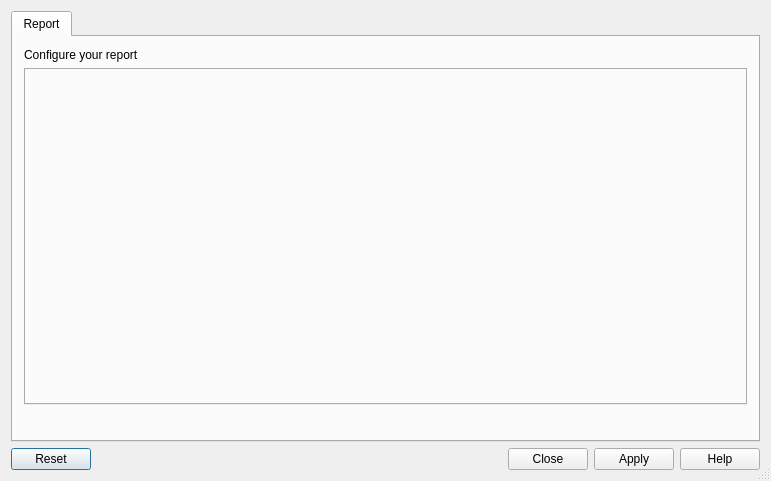
<?xml version="1.0" encoding="UTF-8"?>
<ui version="4.0">
 <class>KReportConfigurationFilterDlg</class>
 <widget class="QDialog" name="KReportConfigurationFilterDlg">
  <property name="geometry">
   <rect>
    <x>0</x>
    <y>0</y>
    <width>771</width>
    <height>481</height>
   </rect>
  </property>
  <property name="windowTitle">
   <string>Search transactions</string>
  </property>
  <property name="sizeGripEnabled">
   <bool>true</bool>
  </property>
  <layout class="QVBoxLayout" name="verticalLayout">
   <item>
    <widget class="QTabWidget" name="m_tabWidget">
     <property name="currentIndex">
      <number>0</number>
     </property>
     <widget class="QWidget" name="m_reportPage">
      <attribute name="title">
       <string>Report</string>
      </attribute>
      <layout class="QVBoxLayout">
       <item>
        <widget class="QLabel" name="TextLabel1">
         <property name="text">
          <string>Configure your report</string>
         </property>
         <property name="wordWrap">
          <bool>false</bool>
         </property>
        </widget>
       </item>
       <item>
        <widget class="QTabWidget" name="m_criteriaTab">
         <property name="sizePolicy">
          <sizepolicy hsizetype="Preferred" vsizetype="Preferred">
           <horstretch>0</horstretch>
           <verstretch>3</verstretch>
          </sizepolicy>
         </property>
         <property name="currentIndex">
          <number>-1</number>
         </property>
        </widget>
       </item>
       <item>
        <spacer name="spacer16">
         <property name="orientation">
          <enum>Qt::Vertical</enum>
         </property>
         <property name="sizeType">
          <enum>QSizePolicy::Expanding</enum>
         </property>
         <property name="sizeHint" stdset="0">
          <size>
           <width>20</width>
           <height>24</height>
          </size>
         </property>
        </spacer>
       </item>
      </layout>
     </widget>
    </widget>
   </item>
   <item>
    <widget class="QDialogButtonBox" name="buttonBox">
     <property name="standardButtons">
      <set>QDialogButtonBox::Apply|QDialogButtonBox::Close|QDialogButtonBox::Help|QDialogButtonBox::Reset</set>
     </property>
    </widget>
   </item>
  </layout>
 </widget>
 <layoutdefault spacing="6" margin="11"/>
 <tabstops>
  <tabstop>m_tabWidget</tabstop>
  <tabstop>m_criteriaTab</tabstop>
 </tabstops>
 <resources/>
 <connections/>
</ui>
